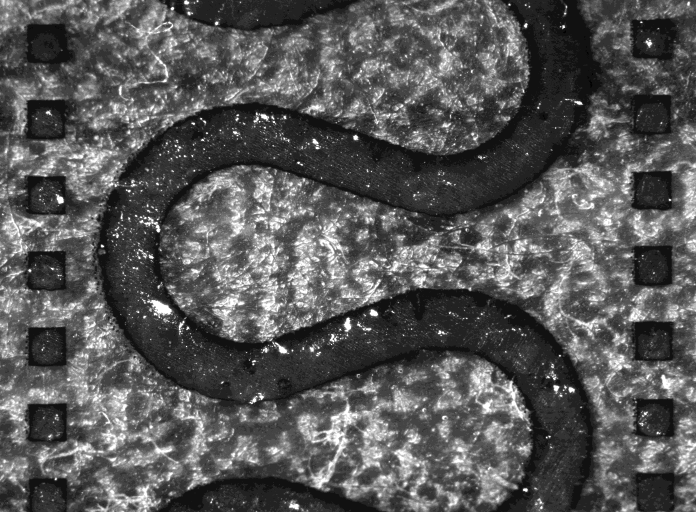
#> input picture images/hpr1_01/hpr10p000020.TIF, 1392 x 1024 px (shown at 1/2 size); its folder holds 3 pictures in this run
$ python noise_floor_estimation.py   (older library calls are emulated)
#> lines starting #> are read from the running program, lines starting #| are printed output that depends on the picture
# -*- coding: utf-8 -*-
# ---
# jupyter:
#   jupytext:
#     formats: ipynb,py:light
#     text_representation:
#       extension: .py
#       format_name: light
#       format_version: '1.5'
#       jupytext_version: 1.4.2
#   kernelspec:
#     display_name: Python 3
#     language: python
#     name: python3
# ---

import numpy as np
import matplotlib.pylab as plt
from skimage import io
from glob import glob
import os
from tabulate import tabulate


# #  Noise floor estimation
#
# using repetitive image acquisition without change

def load_image(path):
    """ Load the image at the given path
         returns 2d array (float)
         convert to grayscale if needed
    """
#> called with path = './images/hpr1_01/hpr10p000020.TIF'
    try:
        I = io.imread(path)
#> I is the input picture: shape (1024, 1392) uint16; min 214, max 4095, mean 1446.4
        # Convert to grayscale if needed:
        I = I.mean(axis=2) if I.ndim == 3 else I
        I = I.astype(np.float)
    except FileNotFoundError:
        print("File %s Not Found" % path)
        I = None

    return I


def build_grid(img_shape, margin, grid_spacing):
    """Build a regular grid

    Args:
        img_shape: tuple shape of the image (Int, Int)
        margin: size of the margin in px
        grid_spacing: spacing in px between points

    Returns:
        x_grid, y_grid: 2d arrays of coordinates
    """
    x_span = np.arange(0, img_shape[1]-2*margin, grid_spacing)
    y_span = np.arange(0, img_shape[0]-2*margin, grid_spacing)

    x_offset = int( (img_shape[1] - x_span[-1])/2 )
    y_offset = int( (img_shape[0] - y_span[-1])/2 )

    x_grid, y_grid = np.meshgrid(x_span + x_offset, y_span + y_offset)

    print("grid size:", "%ix%i" % (len(x_span), len(y_span)))
    print(" i.e.", len(x_span)*len(y_span), "points")

    return x_grid, y_grid


dirs = glob('./images/*/')
print(tabulate(enumerate(dirs)))

# +
dir_name = dirs[0]
images_list = glob(dir_name + '*')

print(', '.join(images_list))
print(len(images_list))

# +
# Load image cube
cube = []
for k, img_path in enumerate(images_list):
    image = load_image(img_path)
    cube.append(image)

cube = np.dstack( cube )
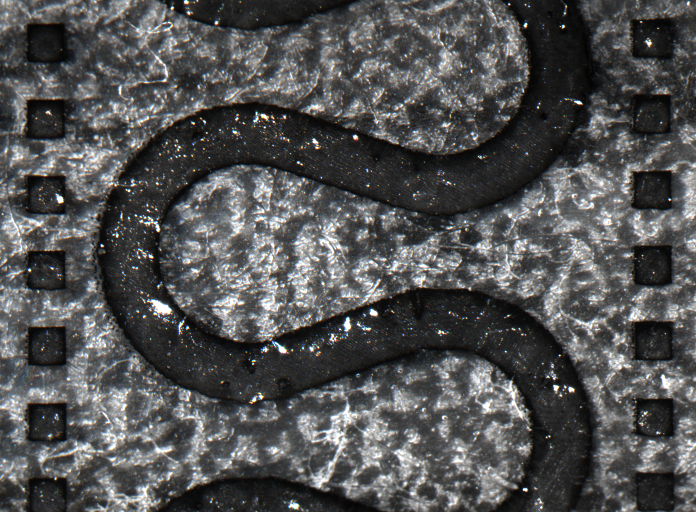
#> cube: shape (1024, 1392, 3) float64 (shown at 1/2 size); mean of channels 0, 1, 2 1446.4, 1453.5, 1459.5; drawn with min black and max white
print('cube', cube.shape)
#| cube (1024, 1392, 3)

# +
# Define grid
grid_x, grid_y = build_grid(cube.shape[:2], 100, 50)

plt.figure(figsize=(12, 12))
#plt.imshow(np.mean(cube[:, :, 0]+cube[:, :, 1]);
plt.imshow(np.std(cube, axis=2));
plt.plot(grid_x, grid_y, 'o', color='white');
# -

from skimage.registration import phase_cross_correlation


def crop(I, ij_center, window_half_size):
    """Return the centered square at the position"""

    ij_center = np.around(ij_center).astype(np.int)
    i, j = ij_center
    i_slicing = np.s_[i - window_half_size:i + window_half_size + 1]
    j_slicing = np.s_[j - window_half_size:j + window_half_size + 1]

    return I[i_slicing, j_slicing]


# ## map displacement field between **two images**

# Choose two images:
image_i, image_j = 4, 7
upsample_factor = 500
size = 30  # window size used for cross-corr

# +
dx = np.zeros_like(1.0*grid_x)
dy = np.zeros_like(1.0*grid_y)

for i in range(dx.shape[0]):
    for j in range(dx.shape[1]):
        x, y = grid_x[i, j], grid_y[i, j]

#> (the run stopped early here; a loop or call above may not have finished)
